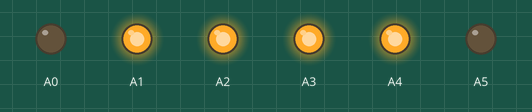
Simulated run of this sketch. Board: Arduino Uno, built with avr-gcc and run on an emulated ATmega328P. On the bench: output pins drawn as LEDs (lit = HIGH).

Above: at 2.0 s.
At 4.5 s:
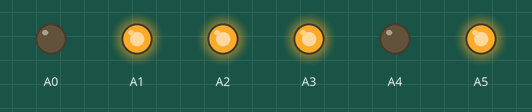
At 7.0 s:
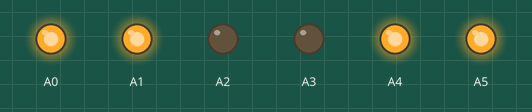
At 9.5 s:
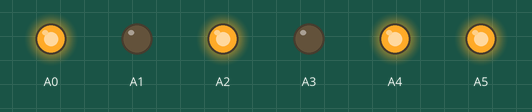
Timing chart, 0 to 13.0 s (numbered marks = the images above):
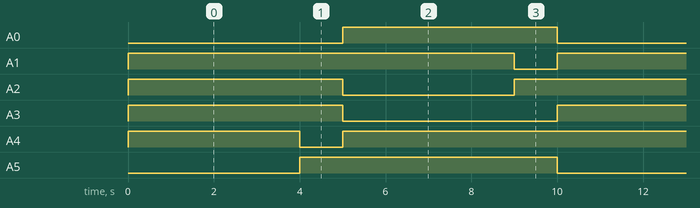

Measured:
- by itself, A0, A3: alternates HIGH for 5.0 s and LOW for 5.0 s
- by itself, A1: alternates HIGH for 9.0 s and LOW for 1.0 s
- by itself, A2: repeats every 10.0 s: LOW 4.0 s, HIGH 6.0 s
- by itself, A4: repeats every 10.0 s: LOW 1.0 s, HIGH 9.0 s
- by itself, A5: alternates HIGH for 6.0 s and LOW for 4.0 s

The sketch:

Projeto_de_Sem_foro_com_Arduino.ino
```cpp
int counter;

void setup()
{
	pinMode(A0, OUTPUT);
	pinMode(A1, OUTPUT);
	pinMode(A2, OUTPUT);
	pinMode(A3, OUTPUT);
	pinMode(A4, OUTPUT);
	pinMode(A5, OUTPUT);
}

void loop()
{
	for (counter = 0; counter < 20; ++counter)
	{
		digitalWrite(A0, LOW);
		digitalWrite(A1, HIGH);
		digitalWrite(A2, HIGH);
		digitalWrite(A3, HIGH);
		digitalWrite(A4, HIGH);
		digitalWrite(A5, LOW);
		delay(4000); // Wait for 4000 millisecond(s)

		digitalWrite(A0, LOW);
		digitalWrite(A1, HIGH);
		digitalWrite(A2, HIGH);
		digitalWrite(A3, HIGH);
		digitalWrite(A4, LOW);
		digitalWrite(A5, HIGH);
		delay(1000); // Wait for 1000 millisecond(s)

		digitalWrite(A0, HIGH);
		digitalWrite(A1, HIGH);
		digitalWrite(A2, LOW);
		digitalWrite(A3, LOW);
		digitalWrite(A4, HIGH);
		digitalWrite(A5, HIGH);
		delay(4000); // Wait for 4000 millisecond(s)


		digitalWrite(A0, HIGH);
		digitalWrite(A1, LOW);
		digitalWrite(A2, HIGH);
		digitalWrite(A3, LOW);
		digitalWrite(A4, HIGH);
		digitalWrite(A5, HIGH);
		delay(1000); // Wait for 1000 millisecond(s)
	}
}
```
